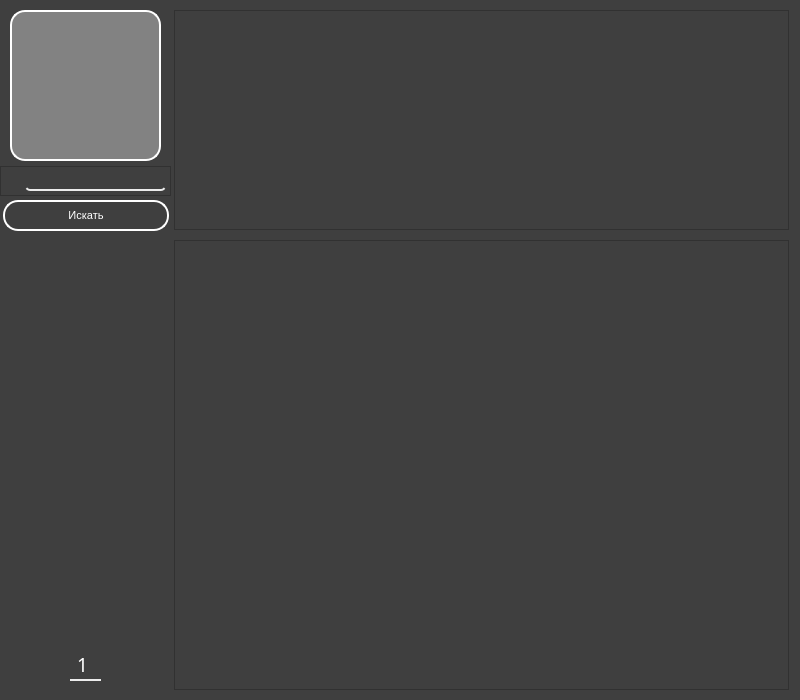
<?xml version="1.0" encoding="UTF-8"?>
<ui version="4.0">
 <class>MainWindow</class>
 <widget class="QMainWindow" name="MainWindow">
  <property name="geometry">
   <rect>
    <x>0</x>
    <y>0</y>
    <width>800</width>
    <height>700</height>
   </rect>
  </property>
  <property name="minimumSize">
   <size>
    <width>800</width>
    <height>700</height>
   </size>
  </property>
  <property name="maximumSize">
   <size>
    <width>800</width>
    <height>800</height>
   </size>
  </property>
  <property name="font">
   <font>
    <pointsize>11</pointsize>
   </font>
  </property>
  <property name="windowTitle">
   <string>Главная</string>
  </property>
  <property name="windowIcon">
   <iconset>
    <normaloff>Icons/yandex_music.png</normaloff>Icons/yandex_music.png</iconset>
  </property>
  <property name="styleSheet">
   <string notr="true">background-color: rgb(63, 63, 63);</string>
  </property>
  <widget class="QWidget" name="centralwidget">
   <widget class="QScrollArea" name="tracks">
    <property name="geometry">
     <rect>
      <x>174</x>
      <y>240</y>
      <width>615</width>
      <height>450</height>
     </rect>
    </property>
    <property name="minimumSize">
     <size>
      <width>615</width>
      <height>450</height>
     </size>
    </property>
    <property name="maximumSize">
     <size>
      <width>615</width>
      <height>450</height>
     </size>
    </property>
    <property name="styleSheet">
     <string notr="true"/>
    </property>
    <property name="widgetResizable">
     <bool>true</bool>
    </property>
    <widget class="QWidget" name="scrollAreaWidgetContents">
     <property name="geometry">
      <rect>
       <x>0</x>
       <y>0</y>
       <width>613</width>
       <height>448</height>
      </rect>
     </property>
     <layout class="QGridLayout" name="gridLayout_2"/>
    </widget>
   </widget>
   <widget class="QScrollArea" name="playlists">
    <property name="geometry">
     <rect>
      <x>174</x>
      <y>10</y>
      <width>615</width>
      <height>220</height>
     </rect>
    </property>
    <property name="minimumSize">
     <size>
      <width>615</width>
      <height>220</height>
     </size>
    </property>
    <property name="maximumSize">
     <size>
      <width>615</width>
      <height>220</height>
     </size>
    </property>
    <property name="widgetResizable">
     <bool>true</bool>
    </property>
    <widget class="QWidget" name="scrollAreaWidgetContents_2">
     <property name="geometry">
      <rect>
       <x>0</x>
       <y>0</y>
       <width>613</width>
       <height>218</height>
      </rect>
     </property>
     <layout class="QGridLayout" name="gridLayout"/>
    </widget>
   </widget>
   <widget class="QLineEdit" name="list">
    <property name="enabled">
     <bool>false</bool>
    </property>
    <property name="geometry">
     <rect>
      <x>70</x>
      <y>650</y>
      <width>31</width>
      <height>31</height>
     </rect>
    </property>
    <property name="font">
     <font>
      <family>Bahnschrift Light Condensed</family>
      <pointsize>14</pointsize>
     </font>
    </property>
    <property name="styleSheet">
     <string notr="true">QLineEdit{border:None;
background-color: rgba(255, 255, 255, 0);
border-bottom:2px solid rgb(236, 236, 236);
color: rgb(255, 255, 255);}
QLineEdit:hover{background-color: rgba(255, 255, 255, 100)}</string>
    </property>
    <property name="inputMask">
     <string>D0</string>
    </property>
    <property name="text">
     <string>1</string>
    </property>
    <property name="maxLength">
     <number>2</number>
    </property>
    <property name="alignment">
     <set>Qt::AlignCenter</set>
    </property>
   </widget>
   <widget class="QPushButton" name="rightchev">
    <property name="geometry">
     <rect>
      <x>100</x>
      <y>650</y>
      <width>30</width>
      <height>30</height>
     </rect>
    </property>
    <property name="styleSheet">
     <string notr="true">QPushButton{background-color: rgba(255, 255, 255, 0);
border-radius: 10px;}
QPushButton:hover{background-color: rgba(255, 255, 255, 100);}
QPushButton:pressed{background-color: rgba(150,150,150, 150);}

</string>
    </property>
    <property name="text">
     <string/>
    </property>
    <property name="icon">
     <iconset>
      <normaloff>Icons/chevron-right.svg</normaloff>Icons/chevron-right.svg</iconset>
    </property>
    <property name="iconSize">
     <size>
      <width>41</width>
      <height>41</height>
     </size>
    </property>
    <property name="shortcut">
     <string>Ctrl+Right</string>
    </property>
   </widget>
   <widget class="QPushButton" name="leftchev">
    <property name="geometry">
     <rect>
      <x>40</x>
      <y>650</y>
      <width>30</width>
      <height>30</height>
     </rect>
    </property>
    <property name="styleSheet">
     <string notr="true">QPushButton{background-color: rgba(255, 255, 255, 0);
border-radius: 10px;}
QPushButton:hover{background-color: rgba(255, 255, 255, 100);}
QPushButton:pressed{background-color: rgba(150,150,150, 150);}

</string>
    </property>
    <property name="text">
     <string/>
    </property>
    <property name="icon">
     <iconset>
      <normaloff>Icons/chevron-left.svg</normaloff>Icons/chevron-left.svg</iconset>
    </property>
    <property name="iconSize">
     <size>
      <width>41</width>
      <height>41</height>
     </size>
    </property>
    <property name="shortcut">
     <string>Ctrl+Left</string>
    </property>
   </widget>
   <widget class="QPushButton" name="rightchevs">
    <property name="geometry">
     <rect>
      <x>130</x>
      <y>650</y>
      <width>30</width>
      <height>30</height>
     </rect>
    </property>
    <property name="styleSheet">
     <string notr="true">QPushButton{background-color: rgba(255, 255, 255, 0);
border-radius: 10px;}
QPushButton:hover{background-color: rgba(255, 255, 255, 100);}
QPushButton:pressed{background-color: rgba(150,150,150, 150);}

</string>
    </property>
    <property name="text">
     <string/>
    </property>
    <property name="icon">
     <iconset>
      <normaloff>Icons/chevrons-right.svg</normaloff>Icons/chevrons-right.svg</iconset>
    </property>
    <property name="iconSize">
     <size>
      <width>41</width>
      <height>41</height>
     </size>
    </property>
    <property name="shortcut">
     <string>Ctrl+Shift+Right</string>
    </property>
   </widget>
   <widget class="QPushButton" name="lefichevs">
    <property name="geometry">
     <rect>
      <x>10</x>
      <y>650</y>
      <width>30</width>
      <height>30</height>
     </rect>
    </property>
    <property name="styleSheet">
     <string notr="true">QPushButton{background-color: rgba(255, 255, 255, 0);
border-radius: 10px;}
QPushButton:hover{background-color: rgba(255, 255, 255, 100);}
QPushButton:pressed{background-color: rgba(150,150,150, 150);}

</string>
    </property>
    <property name="text">
     <string/>
    </property>
    <property name="icon">
     <iconset>
      <normaloff>Icons/chevrons-left.svg</normaloff>Icons/chevrons-left.svg</iconset>
    </property>
    <property name="iconSize">
     <size>
      <width>41</width>
      <height>41</height>
     </size>
    </property>
    <property name="shortcut">
     <string>Ctrl+Shift+Left</string>
    </property>
   </widget>
   <widget class="QFrame" name="searchframe">
    <property name="geometry">
     <rect>
      <x>0</x>
      <y>166</y>
      <width>171</width>
      <height>30</height>
     </rect>
    </property>
    <property name="frameShape">
     <enum>QFrame::StyledPanel</enum>
    </property>
    <property name="frameShadow">
     <enum>QFrame::Raised</enum>
    </property>
    <widget class="QLabel" name="label">
     <property name="geometry">
      <rect>
       <x>4</x>
       <y>5</y>
       <width>20</width>
       <height>20</height>
      </rect>
     </property>
     <property name="text">
      <string/>
     </property>
     <property name="pixmap">
      <pixmap>Icons/search.svg</pixmap>
     </property>
     <property name="scaledContents">
      <bool>true</bool>
     </property>
    </widget>
    <widget class="QLineEdit" name="lineEdit">
     <property name="geometry">
      <rect>
       <x>25</x>
       <y>5</y>
       <width>141</width>
       <height>20</height>
      </rect>
     </property>
     <property name="font">
      <font>
       <family>Bahnschrift Light Condensed</family>
       <pointsize>10</pointsize>
       <weight>75</weight>
       <bold>true</bold>
      </font>
     </property>
     <property name="styleSheet">
      <string notr="true">background-color: rgba(255, 255, 255, 0);
border: None;
border-bottom:2px solid rgb(236, 236, 236);
border-radius:5px;
color: rgb(255, 255, 255);</string>
     </property>
    </widget>
   </widget>
   <widget class="QPushButton" name="searchbtn">
    <property name="geometry">
     <rect>
      <x>3</x>
      <y>200</y>
      <width>166</width>
      <height>31</height>
     </rect>
    </property>
    <property name="font">
     <font>
      <pointsize>8</pointsize>
     </font>
    </property>
    <property name="styleSheet">
     <string notr="true">QPushButton{border: 2px solid rgb(255, 255, 255);
border-radius: 15px;
background-color: rgba(199, 199, 199, 0);
color: rgb(255, 255, 255);}
QPushButton:hover{background-color: rgb(199, 199, 199)}
QPushButton:pressed{background-color:rgba(100, 98, 98, 240)}</string>
    </property>
    <property name="text">
     <string>Искать</string>
    </property>
    <property name="shortcut">
     <string>Return</string>
    </property>
   </widget>
   <widget class="QPushButton" name="settingbtn">
    <property name="geometry">
     <rect>
      <x>10</x>
      <y>10</y>
      <width>151</width>
      <height>151</height>
     </rect>
    </property>
    <property name="styleSheet">
     <string notr="true">QPushButton{border: 2px solid rgb(255, 255, 255);
border-radius: 15px;
background-color: rgba(199, 199, 199, 125);
color: rgb(255, 255, 255);}
QPushButton:hover{background-color: rgb(199, 199, 199)}
QPushButton:pressed{background-color:rgba(100, 98, 98, 240)}</string>
    </property>
    <property name="text">
     <string/>
    </property>
    <property name="icon">
     <iconset>
      <normaloff>Icons/settings.svg</normaloff>Icons/settings.svg</iconset>
    </property>
    <property name="iconSize">
     <size>
      <width>80</width>
      <height>80</height>
     </size>
    </property>
    <property name="shortcut">
     <string>Shift+S</string>
    </property>
   </widget>
  </widget>
 </widget>
 <resources/>
 <connections/>
</ui>
